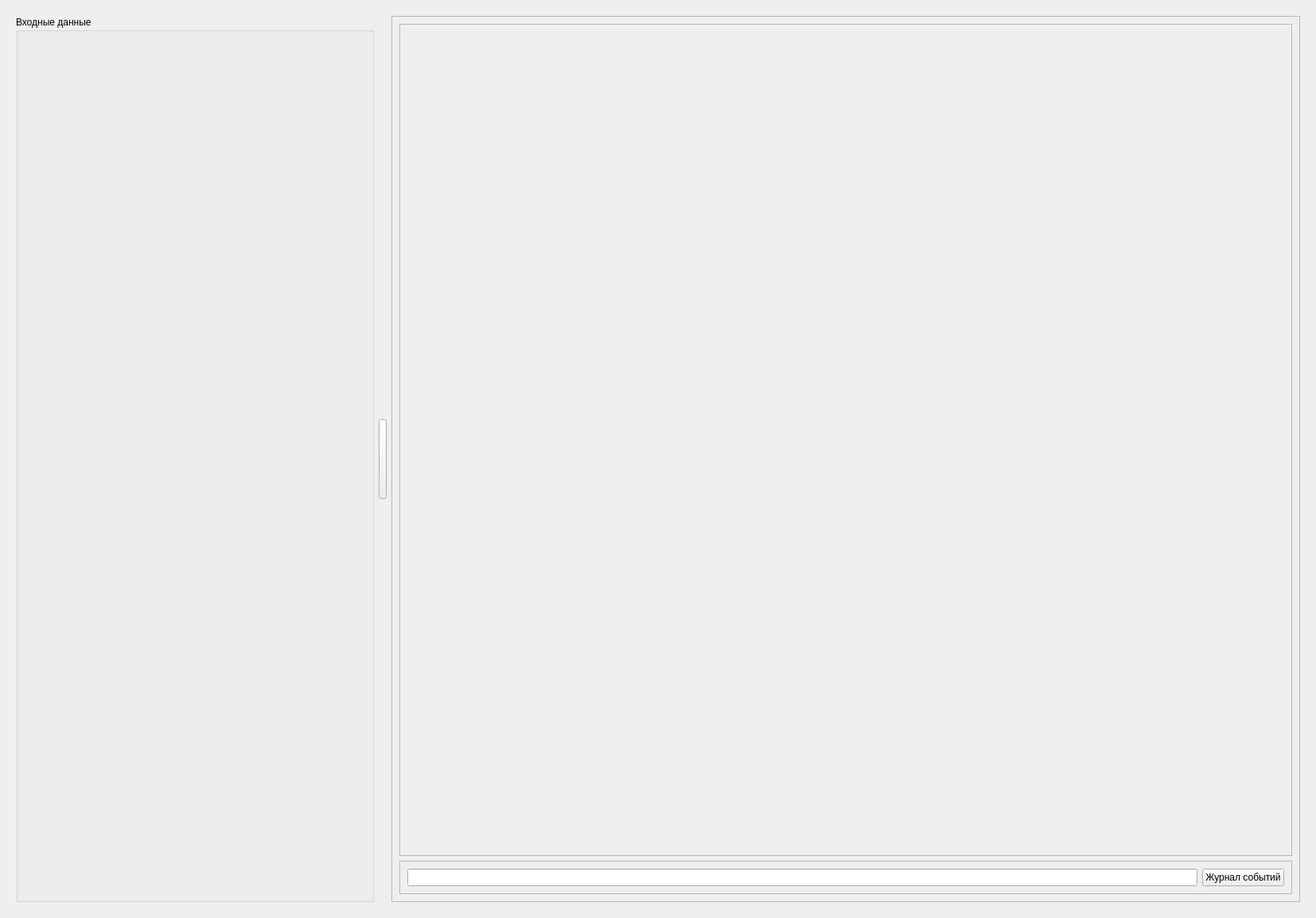
<?xml version="1.0" encoding="UTF-8"?>
<ui version="4.0">
 <class>TabMainWidget</class>
 <widget class="QWidget" name="TabMainWidget">
  <property name="geometry">
   <rect>
    <x>0</x>
    <y>0</y>
    <width>1654</width>
    <height>1154</height>
   </rect>
  </property>
  <property name="minimumSize">
   <size>
    <width>1520</width>
    <height>0</height>
   </size>
  </property>
  <property name="windowTitle">
   <string>Form</string>
  </property>
  <layout class="QVBoxLayout" name="verticalLayout_6">
   <item>
    <widget class="QFrame" name="TabMainFrame">
     <property name="frameShape">
      <enum>QFrame::Shape::NoFrame</enum>
     </property>
     <layout class="QHBoxLayout" name="horizontalLayout_2">
      <item>
       <widget class="QGroupBox" name="SettingsFrame">
        <property name="sizePolicy">
         <sizepolicy hsizetype="Fixed" vsizetype="Preferred">
          <horstretch>0</horstretch>
          <verstretch>0</verstretch>
         </sizepolicy>
        </property>
        <property name="minimumSize">
         <size>
          <width>450</width>
          <height>0</height>
         </size>
        </property>
        <property name="maximumSize">
         <size>
          <width>450</width>
          <height>16777215</height>
         </size>
        </property>
        <property name="title">
         <string>Входные данные</string>
        </property>
        <layout class="QVBoxLayout" name="settingsLayout">
         <property name="spacing">
          <number>1</number>
         </property>
         <property name="leftMargin">
          <number>1</number>
         </property>
         <property name="topMargin">
          <number>1</number>
         </property>
         <property name="rightMargin">
          <number>1</number>
         </property>
         <property name="bottomMargin">
          <number>1</number>
         </property>
         <item>
          <layout class="QVBoxLayout" name="SettingsLayout">
           <property name="spacing">
            <number>0</number>
           </property>
          </layout>
         </item>
        </layout>
       </widget>
      </item>
      <item>
       <widget class="QPushButton" name="InputDataHideBtn">
        <property name="minimumSize">
         <size>
          <width>0</width>
          <height>100</height>
         </size>
        </property>
        <property name="maximumSize">
         <size>
          <width>10</width>
          <height>16777215</height>
         </size>
        </property>
        <property name="text">
         <string/>
        </property>
       </widget>
      </item>
      <item>
       <widget class="QFrame" name="VisualizationFrame">
        <property name="frameShape">
         <enum>QFrame::Shape::StyledPanel</enum>
        </property>
        <property name="frameShadow">
         <enum>QFrame::Shadow::Raised</enum>
        </property>
        <layout class="QVBoxLayout" name="verticalLayout_4">
         <item>
          <widget class="QFrame" name="PlotFrame">
           <property name="sizePolicy">
            <sizepolicy hsizetype="Expanding" vsizetype="Expanding">
             <horstretch>0</horstretch>
             <verstretch>0</verstretch>
            </sizepolicy>
           </property>
           <property name="frameShape">
            <enum>QFrame::Shape::StyledPanel</enum>
           </property>
           <property name="frameShadow">
            <enum>QFrame::Shadow::Raised</enum>
           </property>
           <layout class="QHBoxLayout" name="horizontalLayout_3">
            <item>
             <layout class="QGridLayout" name="PlotLayout"/>
            </item>
           </layout>
          </widget>
         </item>
         <item>
          <widget class="QFrame" name="MessageFrame">
           <property name="frameShape">
            <enum>QFrame::Shape::StyledPanel</enum>
           </property>
           <property name="frameShadow">
            <enum>QFrame::Shadow::Raised</enum>
           </property>
           <layout class="QHBoxLayout" name="horizontalLayout">
            <item>
             <widget class="QLineEdit" name="MessageLineEdit">
              <property name="readOnly">
               <bool>true</bool>
              </property>
             </widget>
            </item>
            <item>
             <widget class="QPushButton" name="OpenMessageWidgetBtn">
              <property name="text">
               <string>Журнал событий</string>
              </property>
             </widget>
            </item>
           </layout>
          </widget>
         </item>
        </layout>
       </widget>
      </item>
     </layout>
    </widget>
   </item>
  </layout>
 </widget>
 <resources/>
 <connections/>
</ui>
